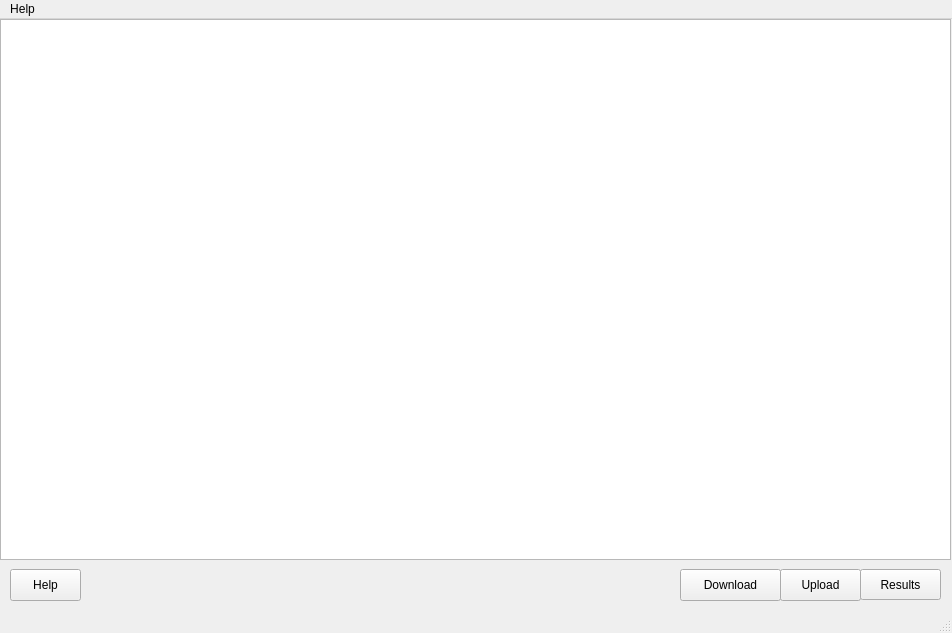
<?xml version="1.0" encoding="UTF-8"?>
<ui version="4.0">
 <class>MainWindow</class>
 <widget class="QMainWindow" name="MainWindow">
  <property name="geometry">
   <rect>
    <x>0</x>
    <y>0</y>
    <width>952</width>
    <height>633</height>
   </rect>
  </property>
  <property name="windowTitle">
   <string>MainWindow</string>
  </property>
  <widget class="QWidget" name="centralwidget">
   <widget class="QTableView" name="tableView">
    <property name="geometry">
     <rect>
      <x>0</x>
      <y>0</y>
      <width>951</width>
      <height>541</height>
     </rect>
    </property>
   </widget>
   <widget class="QPushButton" name="pushButtonLoad">
    <property name="geometry">
     <rect>
      <x>780</x>
      <y>550</y>
      <width>81</width>
      <height>32</height>
     </rect>
    </property>
    <property name="text">
     <string>Upload</string>
    </property>
   </widget>
   <widget class="QPushButton" name="pushButtonWrite">
    <property name="geometry">
     <rect>
      <x>680</x>
      <y>550</y>
      <width>101</width>
      <height>32</height>
     </rect>
    </property>
    <property name="text">
     <string>Download</string>
    </property>
   </widget>
   <widget class="QPushButton" name="pushButtonResults">
    <property name="geometry">
     <rect>
      <x>860</x>
      <y>550</y>
      <width>81</width>
      <height>31</height>
     </rect>
    </property>
    <property name="text">
     <string>Results</string>
    </property>
   </widget>
   <widget class="QPushButton" name="pushButtonHelp">
    <property name="geometry">
     <rect>
      <x>10</x>
      <y>550</y>
      <width>71</width>
      <height>32</height>
     </rect>
    </property>
    <property name="text">
     <string>Help</string>
    </property>
   </widget>
  </widget>
  <widget class="QMenuBar" name="menubar">
   <property name="geometry">
    <rect>
     <x>0</x>
     <y>0</y>
     <width>952</width>
     <height>22</height>
    </rect>
   </property>
   <widget class="QMenu" name="menuHelp">
    <property name="title">
     <string>Help</string>
    </property>
    <addaction name="actionAbout"/>
    <addaction name="actionHow_to_Use"/>
   </widget>
   <addaction name="menuHelp"/>
  </widget>
  <widget class="QStatusBar" name="statusbar"/>
  <action name="actionAbout">
   <property name="text">
    <string>About</string>
   </property>
  </action>
  <action name="actionHow_to_Use">
   <property name="text">
    <string>How to Use</string>
   </property>
  </action>
 </widget>
 <resources/>
 <connections/>
</ui>
